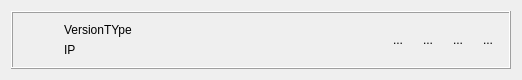
<?xml version="1.0" encoding="UTF-8"?>
<ui version="4.0">
 <class>WorkplceForm</class>
 <widget class="QWidget" name="WorkplceForm">
  <property name="geometry">
   <rect>
    <x>0</x>
    <y>0</y>
    <width>522</width>
    <height>80</height>
   </rect>
  </property>
  <property name="windowTitle">
   <string>Form</string>
  </property>
  <property name="styleSheet">
   <string notr="true"/>
  </property>
  <layout class="QGridLayout" name="gridLayout_2">
   <item row="0" column="1">
    <widget class="QFrame" name="frame">
     <property name="frameShape">
      <enum>QFrame::Box</enum>
     </property>
     <property name="frameShadow">
      <enum>QFrame::Raised</enum>
     </property>
     <property name="lineWidth">
      <number>1</number>
     </property>
     <layout class="QGridLayout" name="gridLayout">
      <item row="0" column="4">
       <widget class="QToolButton" name="toolButtonPing">
        <property name="text">
         <string>...</string>
        </property>
        <property name="icon">
         <iconset resource="../resource.qrc">
          <normaloff>:/Images/ping_icon.png</normaloff>:/Images/ping_icon.png</iconset>
        </property>
        <property name="iconSize">
         <size>
          <width>32</width>
          <height>32</height>
         </size>
        </property>
        <property name="autoRaise">
         <bool>true</bool>
        </property>
       </widget>
      </item>
      <item row="0" column="1">
       <layout class="QVBoxLayout" name="verticalLayout">
        <item>
         <widget class="QLabel" name="labelVerType">
          <property name="text">
           <string>VersionTYpe</string>
          </property>
         </widget>
        </item>
        <item>
         <widget class="QLabel" name="labelIP">
          <property name="text">
           <string>IP</string>
          </property>
         </widget>
        </item>
       </layout>
      </item>
      <item row="0" column="5">
       <widget class="QToolButton" name="toolButtonRefresh">
        <property name="toolTip">
         <string>&lt;html&gt;&lt;head/&gt;&lt;body&gt;&lt;p&gt;Перепроверить доступность&lt;/p&gt;&lt;/body&gt;&lt;/html&gt;</string>
        </property>
        <property name="text">
         <string>...</string>
        </property>
        <property name="icon">
         <iconset resource="../resource.qrc">
          <normaloff>:/Images/refresh_icon.png</normaloff>:/Images/refresh_icon.png</iconset>
        </property>
        <property name="iconSize">
         <size>
          <width>32</width>
          <height>32</height>
         </size>
        </property>
        <property name="autoRaise">
         <bool>true</bool>
        </property>
       </widget>
      </item>
      <item row="0" column="3">
       <widget class="QToolButton" name="toolButtonVNC">
        <property name="text">
         <string>...</string>
        </property>
        <property name="icon">
         <iconset resource="../resource.qrc">
          <normaloff>:/Images/tightvnc-logo.png</normaloff>:/Images/tightvnc-logo.png</iconset>
        </property>
        <property name="iconSize">
         <size>
          <width>32</width>
          <height>32</height>
         </size>
        </property>
        <property name="autoRaise">
         <bool>true</bool>
        </property>
       </widget>
      </item>
      <item row="0" column="0">
       <widget class="QLabel" name="labelStatus">
        <property name="sizePolicy">
         <sizepolicy hsizetype="Preferred" vsizetype="Preferred">
          <horstretch>0</horstretch>
          <verstretch>0</verstretch>
         </sizepolicy>
        </property>
        <property name="maximumSize">
         <size>
          <width>36</width>
          <height>36</height>
         </size>
        </property>
        <property name="text">
         <string/>
        </property>
        <property name="pixmap">
         <pixmap resource="../resource.qrc">:/Images/waiting_icon.png</pixmap>
        </property>
        <property name="scaledContents">
         <bool>true</bool>
        </property>
       </widget>
      </item>
      <item row="0" column="6">
       <widget class="QToolButton" name="toolButtonEdit">
        <property name="toolTip">
         <string>&lt;html&gt;&lt;head/&gt;&lt;body&gt;&lt;p&gt;Редактировать данные о рабочем месте&lt;/p&gt;&lt;/body&gt;&lt;/html&gt;</string>
        </property>
        <property name="text">
         <string>...</string>
        </property>
        <property name="icon">
         <iconset resource="../resource.qrc">
          <normaloff>:/Images/edit_icon.png</normaloff>:/Images/edit_icon.png</iconset>
        </property>
        <property name="iconSize">
         <size>
          <width>32</width>
          <height>32</height>
         </size>
        </property>
        <property name="autoRaise">
         <bool>true</bool>
        </property>
       </widget>
      </item>
     </layout>
    </widget>
   </item>
  </layout>
 </widget>
 <resources>
  <include location="../resource.qrc"/>
 </resources>
 <connections/>
</ui>
